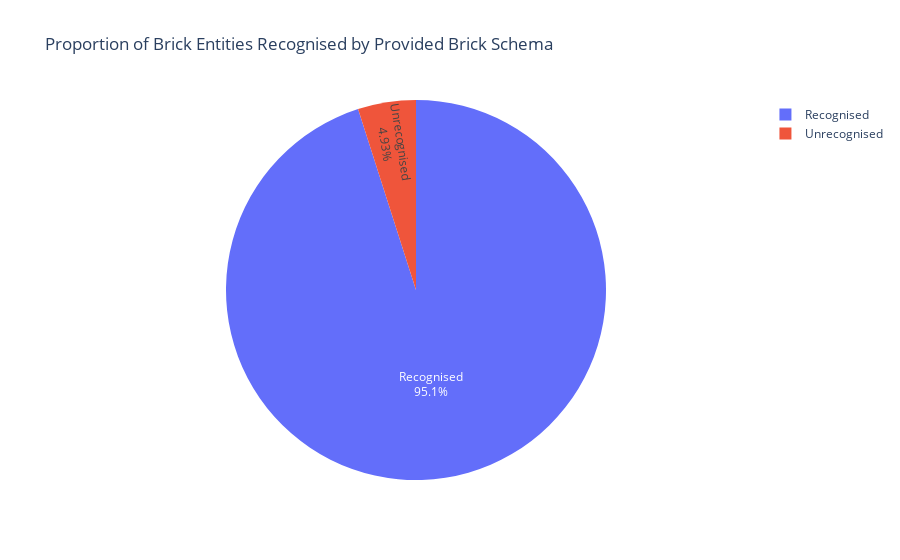

Notebook code for this chart:
### Code cell
import plotly.express as px
fig = px.pie(to_plot, values='brick_class', names='class_in_provided_brick',
             title='Proportion of Brick Entities Recognised by Provided Brick Schema',
            #  hover_data={'brick_class': True, 'class_in_provided_brick': False}, 
            #  hover_data={'brick_class': True, 'class_in_provided_brick': False}, 
            #  labels={'brick_class':'Number of Entities'})
             labels={'class_in_provided_brick': 'Class', 'brick_class':'Number of Entities'})
fig.update_traces(textposition='inside', textinfo='percent+label')
fig.show()

### Figure 1 — Plotly figure (JSON) as saved in the notebook; plotly's stock layout.template omitted (floating-point values rounded to 4 significant figures)
{"data": [{"domain": {"x": [0, 1], "y": [0, 1]}, "hovertemplate": "Class=%{label}<br>Number of Entities=%{value}<extra></extra>", "labels": ["Unrecognised", "Recognised"], "legendgroup": "", "name": "", "showlegend": true, "textinfo": "percent+label", "textposition": "inside", "type": "pie", "values": [55, 1060]}], "layout": {"legend": {"tracegroupgap": 0}, "title": {"text": "Proportion of Brick Entities Recognised by Provided Brick Schema"}}}
